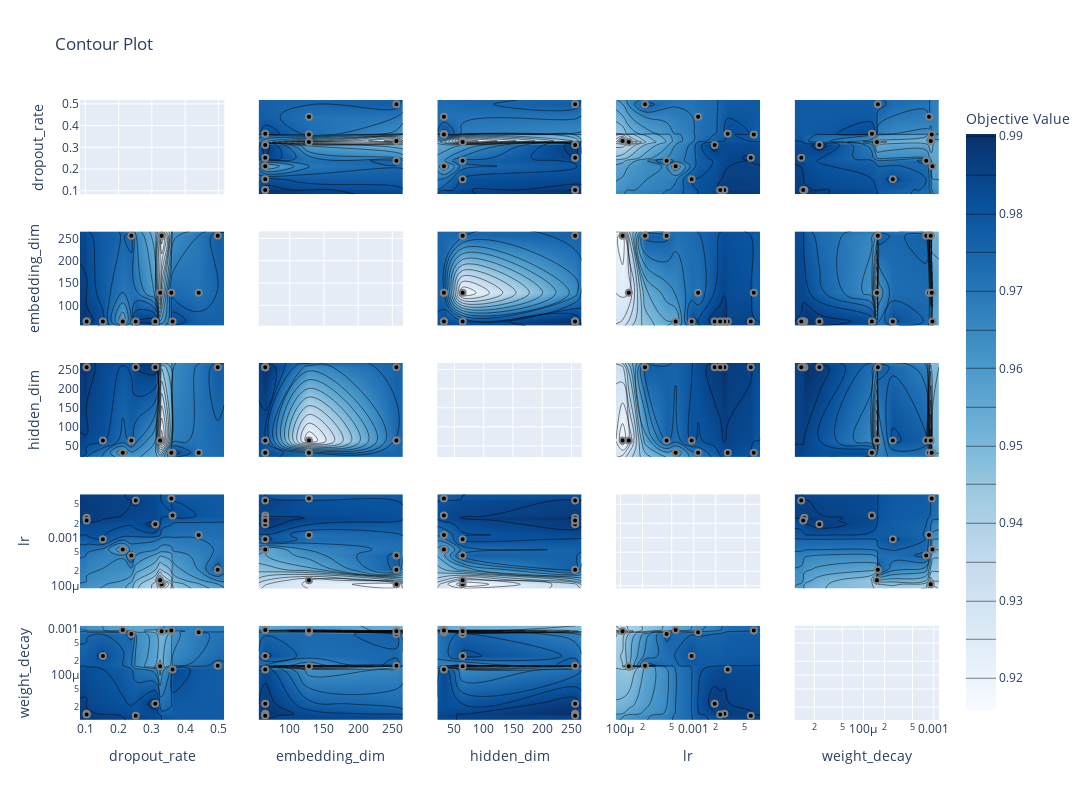

Write notebook code for a chart like this one.
### Code cell
fig = optuna.visualization.plot_contour(study)
fig.update_layout(
    width=1600,   # Width of the figure in pixels
    height=800   # Height of the figure in pixels
)
fig
